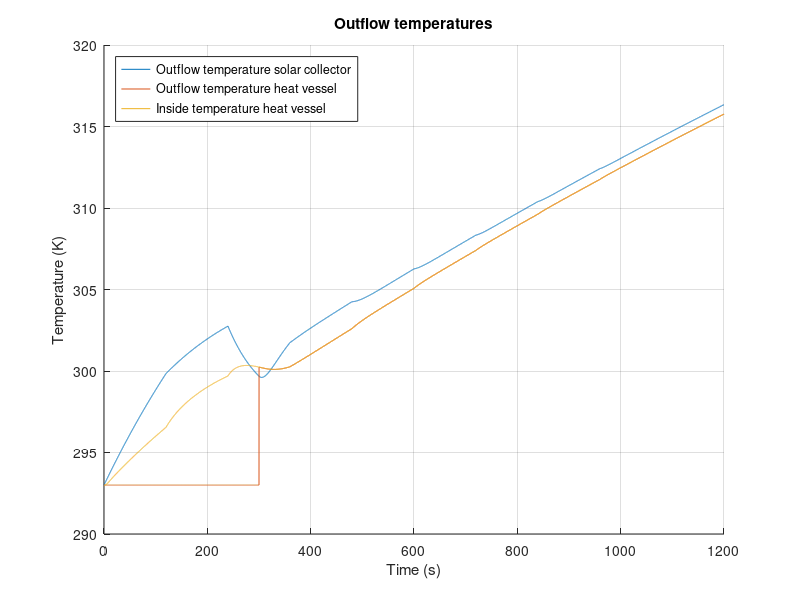

MATLAB code for this plot:
%%%%%%%%%%%%%%%%%%%%%%%%%%%%%%%%%%%%%%%%%%%%
% Matlab model for Solar Collector Group 10%
%%%%%%%%%%%%%%%%%%%%%%%%%%%%%%%%%%%%%%%%%%%%
clc;
clear;
close all;
%%
%%%%%%%%%%%
%Constants%
%%%%%%%%%%%
%Natural costants:
    sigma = 5.67*10^(-8);                       %Stefan-Boltzmann constant
    v_out = 4.5;                                %Velocity of air outside the solar collector
    v_in = 0;                                   %Velocity of air inside the solar collector 
%Emissivity
    e_Cu = 0.22;                                %Copper tube, value 0.052
    e_glass = 0.94;
    e_PVC = 0.91;                               %PVC tube
    e_foam = 0.9;                               %foam foil
    e_Al = 0.04;                                %Aluminum tape
    e_paint = 0.95;                             %Emissivity of black paint (for comparison)
    e_wood = 0.94;
    e_CuMatte = 0.22;                           %Emissivity of the copper tube after making it less reflective (for comparison)
%Thermal conductivity
    k_air = 0.026;                              %Air [W/(m*K)]
    k_tempex =0.03;                             %Tempex plate [W/(m*K)]
    k_Cu = 400;                                 %Copper tube [W/(m*K)]
    k_wood = 0.12;                              %Wood casing [W/(m*K)]
    k_Po = 0.13;                                %Polyurethane tube [W/(m*K)]
    k_PVC = 0.19;                               %PVC thermal conduc [W/(m*K)]
    k_foil = 0.04;                              %Polyethylene foam foil [W/(m*K)]
    k_glass = 0.78;                             %Thermal conductivity of the glass plate [W/(m*K)]
%Heat transfer coefficient
    h_out_air = 10.45 - v_out + 10*(v_out)^(1/2);%Outside solar collector air [W/(m^2*K)]
    h_in_air = 10.45 - v_in + 10*(v_in)^(1/2);  %Inside solar collector air [W/(m^2*K)]
    h_air = 2.5;                                %Still standing 298K air [W/(m^2*K)]
%Specific heat
    c_water = 4186;                             %Specific heat water [J/kgK]
    c_Cu = 386;                                 %Specific heat copper [J/kgK]
    c_Al = 922;                                 %Specific heat aluminium[J/kgK]
    c_air = 1007;                               %Specific heat air[J/kgK]
%Measurements
    D_Cu = 0.012;                               %Diameter of the copper tube [m]
    D_PolyTube = 0.008;                         %Diameter of the polyurathane pump tubes [m]
    R_Cu1 = 0.005;                              %Inner radius of the copper tube [m]
    R_Cu2 = 0.006;                              %Outer radius of  the copper tube [m]
    V_air = 0.04911;                            %Volume of the air in the solar collector [m^3]
    V_Al = 8.96*10^(-5);                        %Total volume of the aluminum tape
    L_Cu_SC = 6.63;                             %Length of the copper tube in the solar collector [m]
    L_CuTube = 6.630;                           %Total length of tube that's exposed to the air [m]
    L_PolyTube1 = 3;                            %Total length of polyurathane pump tube 1 [m]
    L_PolyTube2 = 3;                            %Total length of polyurathane pump tube 2 [m]
    L_Tube_HV = 0.71;
    R_PVC2 = 0.0268;
    dx = 0.05;                                  %Thickness of the pinewood frame
%Measurements Heat storage vessel
    D_pvc = 0.050;                              %Diameter PVC tube [m]
    R_pvcThick = 0.0018;                        %PVC wall thickness
    R_pvc1 = (D_pvc/2) - R_pvcThick;            %Inner Radius PVC tube [m]
    R_pvc2 = (D_pvc/2);                         %Outer Radius PVC tube [m]
    N_insLayers = 6;                            %Number of insulating polyethylene foam foil layers [m]
    R_polyFoil = N_insLayers * 0.003;           %Radius thickness polyethylene foam foil [m]
    L_pvc = 0.71;                               %PVC length [m]
    A_HV = 2*pi*(R_pvc2+R_polyFoil)*L_pvc;      %Surface area Heat storage vessel
%Measurements for in- and outlet connectors
    D_Po = 0.012;                               %Diameter of the polyurethane tube [m]
    R_Po1 = 0.004;                              %Inner radius of the polyurethane tube [m]
    R_Po2 = 0.006;                              %Outer radius of the polyurethane tube [m]
    L_Tube_HV_to_SC = 3;                        %Half of general setup length, HV to SC [m]
    L_Tube_SC_to_HV = 3;                        %Half of general setup length, SC to HV [m]
%Areas
    A_RadCu = 4*D_Cu*1.4+3*0.5*0.25*pi*(0.0898^2-0.0778^2)+2*0.012*0.15; %Sunlit area of the copper tube
    A_RadAl = 0.670*1.4 - 4*0.012*1.4;                      %Sunlit area of the aluminum troughs
    A_AirCu = 1.4*pi*D_Cu + 3*4.9594762*10^(-3) + 0.05*pi*D_Cu + 2*0.1*pi*D_Cu; %Area of the copper tube that's exposed to the air
    A_AirTape = 1.971;                                       %Area of the aluminum tape that is exposed to the air
    A_AirSS = 2*(1.64*0.67)+2*(0.67*0.065)+2*(0.065*1.72);  %Area of solar collector that is exposed to the air
    A_frame = 2*(0.67*0.065)+2*(0.065*1.72);                %Area of sides touching pinewood
    A_vessel = 2*pi*(R_PVC2)^2 + L_Tube_HV*2*pi*R_PVC2;
%Intensity
    I_sun = 1000;                               %Intensity of the artificial sun [W/m^2]
    I_glass = 950;                              %Intensity after absorption of glass plate [W/m^2]
%Temperatures
    T_sur = 293;                                %Temperature of the surroundings [K]
    T_in = 293;                                 %Temperature of the incoming water [K]
%Density
    rho_w = 1000;                               %Density of water [kg/m^3]
    rho_Cu = 8.3*10^3;                          %Density of copper [kg/m^3]
    rho_air = 1.29;                             %Density of air [kg/m^3]
    rho_Al = 2.70*10^3;                         %Density of aluminum [kg/m^3]
%Variables
    test_length = 20;                           %Given time in test [minutes]
    flowrate = 0.1;                             %Initial flowrate [L/min]
%%
%%%%%%%%%%%%%%
%Calculations%
%%%%%%%%%%%%%%
%%Aluminium reflection and absorption rates%%
dQdt_RadAl = (1-e_Al)*A_RadAl*I_glass;                                      %Energy that is reflected by the aluminum tape [W]
dQdt_RadAl_in = (e_Al)*A_RadAl*I_glass;                                     %Energy that is absorbed by the aluminum tape [W]
dQdt_RadCu = e_Cu*A_RadCu*I_glass + e_Cu*dQdt_RadAl;                        %Energy that is absorbed by the copper tube due to radiation [W]

%%Length of simulation%%
t_end = test_length*60;                                                     %End time [s]
t_step = 0.1;                                                               %Step size [s]
Steps = t_end/t_step;                                                       %Amount of steps

%%HEAT VESSEL%%
T_HV_table = zeros(3,Steps+1);                                              %Empty vector for T_HV_table. Row 1: time t. Row 2: T_HV_table. Row 3: dQdt_SC_total.
T_HV_table(1,:) = 0:t_step:t_end;
T_HV_out=T_in;                                                              %Beginning temperature of water in the heat vessel
m_SC_water = 0.512;                                                         %Max volume of water in the solar collector
m_HV_water = 1.2;                                                           %Max volume of water in the heat vessel 
m_out_tube =1/4*pi*((D_Po -2*0.002)^2)*L_Tube_HV_to_SC ;                    %Max volume of water in the outlettubing
m_hv_frac = 0;                                                              %Initial fraction hot water to cold water

%%Thermocline HV start values%%
m_HV_new = 0;
m_HV_old = m_HV_water;
T_HV_inside = T_in;

%%Tube Heat vessel --> Solar Collector%%
m_PolyTube1_water = (1/4)*pi*D_PolyTube^2*L_PolyTube1*rho_w;                %Maximum amount of water in the tube [kg]
T_SC_in = T_in;                                                             %Starting temperature [K]

%%SOLAR COLLECTOR%%
T_SC_table = zeros(3,Steps+1);                                              %Empty vector for T_SC_table. Row 1: time t. Row 2: T_SC_table. Row 3: dQdt_SC_total.
T_SC_table(1,:) = 0:t_step:t_end;
T_SC_out=T_in;                                                              %Beginning temperature of water in the solar collector [K]

%SC glass plate calculations
d_glass = 0.004;                                                            %Thickness of the glass plate [m]
A_glass = 0.67*(1.640+0.080);                                               %Area of the glass plate [m]

%%Tube Solar Collector --> Heat vessel%%
m_PolyTube2_water = (1/4)*pi*D_PolyTube^2*L_PolyTube2*rho_w;                %Maximum amount of water in the tube [kg]
T_HV_in = T_in;                                                             %Starting temperature [K]

%%General%%
m_Cu = (L_Cu_SC*pi*R_Cu2^2 - L_Cu_SC*pi*R_Cu1^2)*rho_Cu;                    %Mass of the copper tube in the solar collector
m_air = rho_air*V_air;                                                      %Mass of the air in the solar collector
m_Al = rho_Al*V_Al;                                                         %Total mass of the aluminum tape
T_air = T_in;                                                               %Starting temperature of the air [K]
T_Al = T_in;                                                                %Starting temperature of the aluminum tape [K]
m_flow = (flowrate/60/1000)*rho_w*t_step;                                   %Mass of water inflow from pump during t_step
%%
for t=0:t_step:t_end
    %%Variable flowrate
    if (120<t && t<1080)
           xStart = 0.2;
           dx = 0.4;
           N = 8;
           pump = xStart + (0:N-1)*dx;
           flowrate = pump(round((t-60)/120));
           m_flow = (flowrate/60/1000)*rho_w*t_step;                        %Mass of water inflow from pump during t_step
    elseif (1080<t && t<1200)
           flowrate = 3;
           m_flow = (flowrate/60/1000)*rho_w*t_step;                        %Mass of water inflow from pump during t_step
    end
    %%
    %%%%%%%%%%%%%%%%%%%%%%%%%%%%%%%%%%%%%%%%
    %       Equations for the vessel       %
    %%%%%%%%%%%%%%%%%%%%%%%%%%%%%%%%%%%%%%%%    
    %%%%%Insulation heat loss%%%%
    R_HV_PVC_cond = R_pvc1/(k_PVC*(2*pi*R_pvc2*L_pvc));                     %Thermal resitance of conduction through PVC [K/W]
    R_HV_ins_Cond =  (log((R_pvc2 + R_polyFoil)/R_pvc2)) / (k_foil*A_HV);   %Thermal resitance of conduction through poly foam foil [K/W]
    R_HV_ins_Conv = 1 / (h_air*A_HV);                                       %Thermal resitance of convection outside poly foam foil [K/W]
    HL_RadOut_PVC = e_PVC * sigma * A_vessel * (T_HV_inside^4 - T_sur^4);   %Heat loss due to radiation PVC [W]
    HL_RadOut_foam = e_foam * sigma * A_vessel * (T_HV_inside^4 - T_sur^4); %Heat loss due to radiation foam foil [W]
    R_HV_ins_total = R_HV_PVC_cond + R_HV_ins_Cond + R_HV_ins_Conv;         %Total thermal resistance in series [K/W]
    dQdt_HV_insulation = m_hv_frac*(-((T_HV_inside - T_sur ) / R_HV_ins_total)-HL_RadOut_PVC-HL_RadOut_foam);   %Total heat flow through insulation multiplied with fraction hot water
    
    %%%%%End caps heat loss%%%%
    R_HV_cap_Conv = 1 /h_air*pi*(R_pvc2+R_pvcThick).^2;                     %Thermal resistance due to convection on end caps [K/W]
    R_HV_cap1 = R_pvcThick / (k_PVC * (pi*R_pvc2).^2);                      %Thermal resistance end-cap [K/W]
    R_HV_cap2 = R_HV_cap1;                                                  %Thermal resistance same as upper end cap as the temperature in the heat storage vessel is homogeneous [K/W]
    if m_hv_frac == 1                                                       %If heatvessel is full of hot water, heat loss from both end caps is presumed
        R_HV_caps_total = R_HV_cap1 + R_HV_cap2 + 2*R_HV_cap_Conv;
        dQdt_HV_caps = -((T_HV_inside - T_sur ) / R_HV_caps_total);
    else
        R_HV_caps_total = R_HV_cap1 + R_HV_cap_Conv;                        %If heatvessel is not yet full of hot water, heat loss from only top end-cap (only 1 end-cap) is presumed
        dQdt_HV_caps = -((T_HV_inside - T_sur ) / R_HV_caps_total);
    end
    
    %%%%Total heat flow storage vessel%%%%
    dQdt_HV_total = dQdt_HV_insulation + dQdt_HV_caps;                      %Total heat flow storage vessel [W/m^2]
    
    %%%%Calculate internal temperature%%%%
    delta_T = (dQdt_HV_total*t_step/(m_HV_water*c_water));                  %Resulting delta T of heat flow [K]
    T_HV_inside = T_HV_inside+delta_T;                                      %Resulting internal temperature [K]
    
    %%%%Thermocline effect%%%% 
    if (m_HV_new < m_HV_water)                                              % Cold region thermocline provides outlfow HV
        m_HV_new = m_HV_new + m_flow;
        T_HV_inside = (m_flow*T_HV_in + T_HV_inside*m_HV_new)/(m_HV_new + m_flow);
        m_hv_frac = m_HV_new / m_HV_water;                                  %Fraction of how full the HV is with 'hot water' compared to total capacity, used for fractional heat loss HV
        m_HV_old = m_HV_old - m_flow;
        T_HV_out = T_in;
    else                                                                    %Thermocline when cold water has been dispersed
        T_HV_inside = (m_flow*T_HV_in + T_HV_inside*m_HV_new)/(m_HV_new + m_flow);
        m_hv_frac = 1;                                                      %Fraction of cold water to hot water is 1, used for heat losses in HV
        T_HV_out = T_HV_inside;
    end
    
    %%%%Log HV data for plotting%%%%
    Column = round((1/t_step)*t+1);
    T_HV_table(2,Column)=T_HV_out;                                          %Assign value for T_HV_out to the right space
    T_HV_table(3,Column)=dQdt_HV_total;                                     %Assign value for dQdt_HV_total to the right space
    T_HV_table(4,Column)=T_HV_inside;                                       %Assign value for inside temperature heat vessel
    
    %%
    %%%%%%%%%%%%%%%%%%%%%%%%%%%%%%%%%%%%%%%%
    %Tube 1 Heat vessel --> Solar collector%
    %%%%%%%%%%%%%%%%%%%%%%%%%%%%%%%%%%%%%%%%
    %%%%Inflow temperature%%%%
    m_PolyTube1_old = m_PolyTube1_water - m_flow;                           %Mass of water from t-t_step [kg]
    m_PolyTube1_new = m_flow;                                               %Mass of water added to the heat vessel during t_step
    T_SC_in = (m_PolyTube1_old*T_SC_in + m_PolyTube1_new*T_HV_out)/(m_PolyTube1_old+m_PolyTube1_new); %Inflow temperature [K] 
    
    %%%%Thermal resistance%%%%
    R_tube_out_Cond =  (log(R_Po2 /R_Po1)) / ((2*pi*k_Po*L_Tube_HV_to_SC ));%Thermal resitance of conduction outlet tubing [K/W]
    R_tube_out_Conv = 1 / (h_air*(2*pi*R_Po2)*L_Tube_HV_to_SC) ;           %Thermal resitance of convection outlet tubing [K/W]
    R_tube_out_total = R_tube_out_Cond + R_tube_out_Conv;                  %Total thermal resistance in series [K/W]
    
    %%%%Total heat flowflow%%%%
    dQdt_PolyTube1_total = -((T_HV_out - T_sur ) / R_tube_out_total);       %Total heat flow HV to SC[W/m^2]
    
    %%%%Outflow temperature
    delta_T = (dQdt_PolyTube1_total*t_step/(m_PolyTube1_water*c_water));    %Resulting delta T of heat flow [K]
    T_SC_in = T_SC_in+delta_T;                                              %Resulting outflow temperature [K]
    
    %%
    %%%%%%%%%%%%%%%%%%%%%%%%%%%%%%%%%%%%%%%%
    %  Equations for the solar collector   %
    %%%%%%%%%%%%%%%%%%%%%%%%%%%%%%%%%%%%%%%%
    m_SC_old = m_SC_water - m_flow;                                         %Mass of water from t-t_step
    m_SC_new = m_flow;                                                      %Mass of water added to the solar collector during t_step
    T_SC_out = (m_SC_old*c_water*T_SC_out + m_Cu*c_Cu*T_SC_out + m_SC_new*c_water*T_SC_in)/(m_SC_old*c_water + m_Cu*c_Cu + m_SC_new*c_water);

    %%%Heat transfer mechanisms in the solar collector%%%	
    dtQt_RadOut = e_Cu * sigma * A_AirCu * (T_SC_out^4 - T_air^4);            %Heat loss due to radiation [W]                
    R_CondOut = (log(R_Cu2/R_Cu1)) / (2*pi*k_Cu*L_CuTube);                 %Thermal resistance due to conduction in the copper tube [K/W]
    R_Cu_conv = 1 / (h_air*A_AirCu);                                       %Thermal resistance due to convection [K/W]
    R_SC_total = R_CondOut + R_Cu_conv;                                   %The total of all the thermal resistances [K/W]
  
    %%%%Total heat flow solar collector%%%%
    dQdt_SC_total = dQdt_RadCu - ((T_SC_out - T_air) / R_SC_total) - dtQt_RadOut;        %Total heat flow solar collector [W/m^2]
    
    %%%%Calculate internal temperature%%%%    
    delta_T = (dQdt_SC_total*t_step)/(m_SC_water*c_water + m_Cu*c_Cu);      %Resulting delta T of heat flow [K]
    T_SC_out=T_SC_out+delta_T;                                              %Resulting outflow temperature [K]
    
    %%%%Log SC data for plotting%%%%
    Column = round((1/t_step)*t+1);
    T_SC_table(2,Column)=T_SC_out;                                          %Assign value for T to the right space
    T_SC_table(3,Column)=delta_T;                                           %Assign value for T to the right space
    
    %%
    %%%%%%%%%%%%%%%%%%%%%%%%%%%%%%%%%%%%%%%%
    %Tube 2 Solar collector --> Heat vessel%
    %%%%%%%%%%%%%%%%%%%%%%%%%%%%%%%%%%%%%%%%
    m_PolyTube2_old = m_PolyTube1_water - m_flow;                           %Mass of water from t-t_step
    m_PolyTube2_new = m_flow;                                               %Mass of water added to the heat vessel during t_step
   
    T_HV_in = (m_PolyTube2_old*T_HV_in + m_HV_new*T_SC_out)/(m_PolyTube2_old+m_HV_new); %Calculating the average temperature in the heat vessel, taking into account the inflow from the solar heater   
    
    R_tube_in_Cond =  (log(R_Po2 /R_Po1)) / ((2*pi*k_Po*L_Tube_SC_to_HV )); %Thermal resitance of conduction inlet tubing [K/W]
    R_tube_in_Conv = 1 / (h_air*(2*pi*R_Po2)*L_Tube_SC_to_HV) ;             %Thermal resitance of convection inlet tubing [K/W]
    R_tube_in_total = R_tube_in_Cond + R_tube_in_Conv;                      %Total thermal resistance in series [K/W]
    
    %%%%Total flow
    dQdt_PolyTube2_total = -((T_HV_in - T_sur ) / R_tube_in_total);         %Total heat flow general setup SC to HV [W/m^2]

    delta_T = (dQdt_PolyTube2_total*t_step/(m_PolyTube2_water*c_water));
    T_HV_in = T_HV_in+delta_T;
    
    %%
    %%%%%%%%%%%%%%%%%%%%%%%%%%%%%%%%%%%%%%%%
    %            Air Temperature           %
    %%%%%%%%%%%%%%%%%%%%%%%%%%%%%%%%%%%%%%%%
    %To calculate dQdt_air_total, first the temperature of the aluminum tape has to be determined:
    dQdt_Al_conv = h_air*A_AirTape*(T_Al-T_air);                            %Convective heat loss aluminium tape[W]
    dQdt_Al_total = dQdt_RadAl_in - dQdt_Al_conv;                           %Total heat flow aluminium tape[W]
    delta_T = (dQdt_Al_total*t_step)/(m_Al*c_Al);
    T_Al = T_Al + delta_T;                                                  %Temperature aluminium tape after delta T

    %Air temperature:
    dQdt_CondEnv = -(k_wood * A_frame * (T_air - T_sur))/dx;                %Heat flow to the environment through the wood by conduction
    dQdt_CondGlass = -(k_glass*A_glass*(T_air - T_sur))/d_glass;           %Heat flow to the environment through the glass by conduction
    dQdt_CondOut = 0;                                                     %-(T_SC_out - T_air)/R_CondOut; gives a NaN value, goes to infinity 
    dQdt_air_total = dQdt_Al_conv + dQdt_CondEnv + dQdt_CondGlass + dQdt_CondOut; 
     
    delta_T = (dQdt_air_total*t_step)/(m_air*c_air);                        %Resulting delta T of heat flow [K]
    T_air = T_air + delta_T;                                                %Resulting air temperature [K]
    
end
%%
%%%%%%%%%%
%Plotting%
%%%%%%%%%%

t_var=T_SC_table(1,:);          %Time variable
T_SC_var=T_SC_table(2,:);       %Outflow temperature solar collector
T_HV_var=T_HV_table(2,:);       %Outflow temperature heat vessel
T_HV_inside = T_HV_table(4,:);  %Inside temperature heat vessel

hold on
grid on

plot(t_var,T_SC_var);
plot(t_var,T_HV_var);
plot(t_var,T_HV_inside);
ylabel('Temperature (K)')

legend({'Outflow temperature solar collector','Outflow temperature heat vessel','Inside temperature heat vessel'}, 'Location','northwest')

xlim([0 t_end]);
xlabel('Time (s)')
title('Outflow temperatures')
saveas(gcf,'Outflow temperature.jpg')
